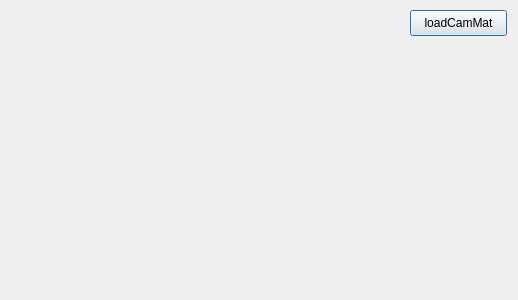
<?xml version="1.0" encoding="UTF-8"?>
<ui version="4.0">
 <class>operationAR</class>
 <widget class="QDialog" name="operationAR">
  <property name="geometry">
   <rect>
    <x>0</x>
    <y>0</y>
    <width>518</width>
    <height>300</height>
   </rect>
  </property>
  <property name="windowTitle">
   <string>Dialog</string>
  </property>
  <widget class="QPushButton" name="loadCamMatPushButton">
   <property name="geometry">
    <rect>
     <x>410</x>
     <y>10</y>
     <width>97</width>
     <height>26</height>
    </rect>
   </property>
   <property name="text">
    <string>loadCamMat</string>
   </property>
  </widget>
 </widget>
 <resources/>
 <connections/>
</ui>
